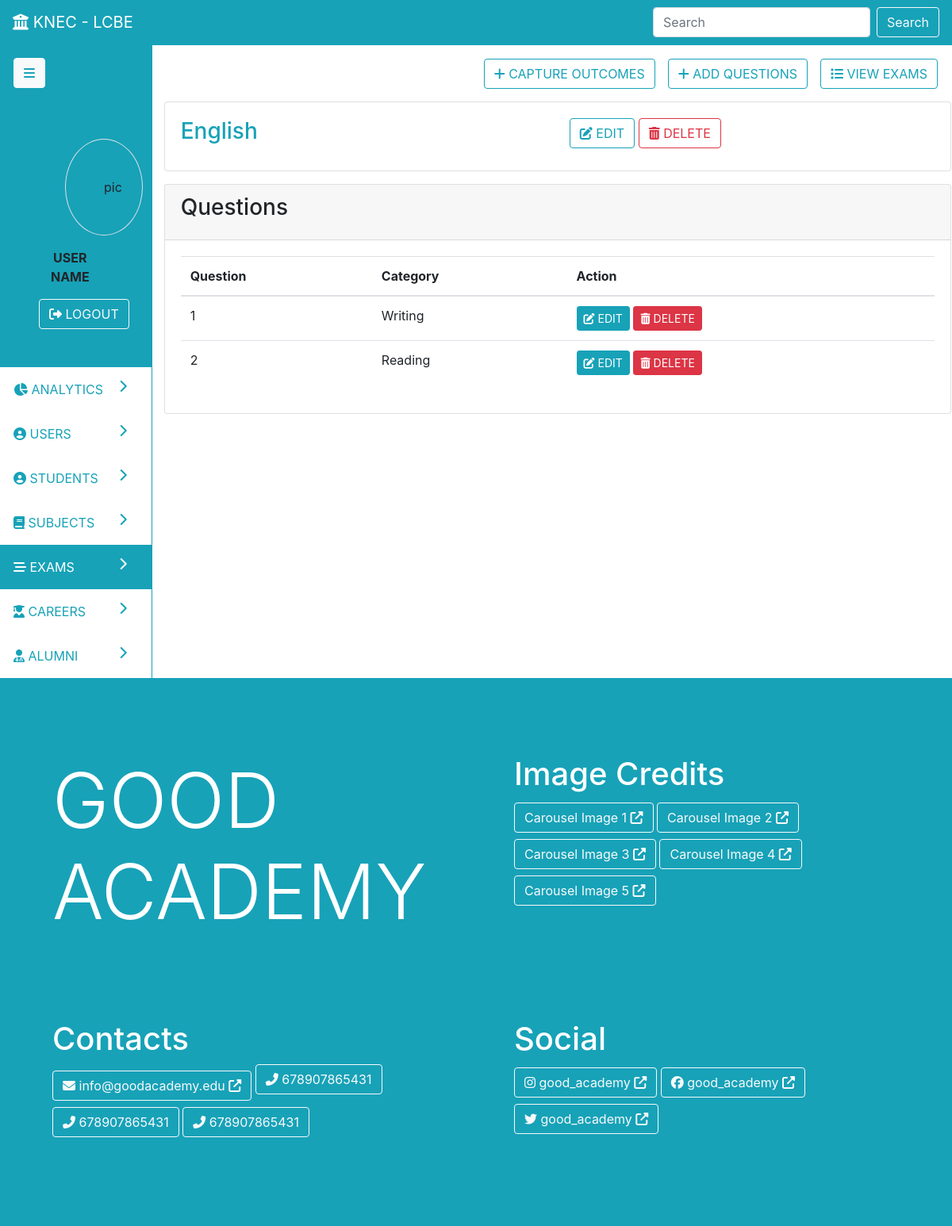
/exams/view/1, run on the app's committed database.
### parent/models.py (models this page shows, shortened)
class Subject(db.Model):
	id = db.Column(db.Integer, primary_key=True)
	name = db.Column(db.String(19), nullable=False)
	categories = db.relationship('Category', backref='subject', lazy=True, cascade='all, delete')
	exams = db.relationship('Exam', backref='subject', lazy=True, cascade='all, delete')
	created_at = db.Column(db.DateTime, nullable=False, default=datetime.utcnow)
	updated_at = db.Column(db.DateTime, nullable=True, onupdate=datetime.utcnow)

class Question(db.Model):
	id = db.Column(db.Integer, primary_key=True)
	number = db.Column(db.Integer, nullable=False)
	category_id = db.Column(db.Integer, db.ForeignKey('category.id', ondelete='CASCADE'), nullable=False)
	exam_id = db.Column(db.Integer, db.ForeignKey('exam.id', ondelete='CASCADE'), nullable=False)
	scores = db.relationship('Score', backref='question', lazy=True, cascade='all, delete')
	created_at = db.Column(db.DateTime, nullable=False, default=datetime.utcnow)
	updated_at = db.Column(db.DateTime, nullable=True, onupdate=datetime.utcnow)

class Category(db.Model):
	id = db.Column(db.Integer, primary_key=True)
	name = db.Column(db.String(19), nullable=False)
	minimum = db.Column(db.Integer, nullable=False)
	maximum = db.Column(db.Integer, nullable=False)
	analytics = db.relationship('Analytics', backref='category', lazy=True, cascade='all, delete')
	questions = db.relationship('Question', backref='category', lazy=True, cascade='all, delete')
	subject_id = db.Column(db.Integer, db.ForeignKey('subject.id'), nullable=False)
	created_at = db.Column(db.DateTime, nullable=False, default=datetime.utcnow)
	updated_at = db.Column(db.DateTime, nullable=True, onupdate=datetime.utcnow)

### parent/routes.py (the view)
@app.route('/exams/view/<id>', methods=['POST', 'GET'])
def view_exam(id):
	exam = Exam.query.get_or_404(id)
	return render_template('admin/exams.html', nav='dash', page='exams', action='view', exam=exam)

### parent/templates/admin/exams.html (shortened to what this page needs)
{% extends 'admin-dash.html' %}
{% block pagedata %}
{% if action=='create' %}
<div class="row">
	<div class="col p-3">
		<a class="btn float-right btn-outline-info mr-3" href="{{ url_for('exams') }}"><i class="fas fa-list"></i> VIEW EXAMS</a>
	</div>
</div>
<div class="card p-3">
	<div class="card-body text-primary">
		<h1 class="card-title text-info">Add New Exam</h1>
	</div>
	<form class="card" method="post">
		{{ form.hidden_tag() }}
		<div class="card-body">
			<fieldset>
				<div class="form-group">
					{{ form.year.label(class='form-control-label') }}
					{% if form.year.errors %}
						{{ form.year(class='form-control is-invalid')}}
						<div class="invalid-feedback">
							{% for error in form.year.errors %}
								<span>{{ error }}</span>
							{% endfor %}
						</div>
					{% else%}
						{{ form.year(class='form-control') }}
					{% endif %}
				</div>
				<div class="form-group">
					{{ form.term.label(class='form-control-label') }}
					{% if form.term.errors %}
						{{ form.term(class='form-control is-invalid')}}
						<div class="invalid-feedback">
							{% for error in form.term.errors %}
								<span>{{ error }}</span>
							{% endfor %}
						</div>
					{% else%}
						{{ form.term(class='form-control') }}
					{% endif %}
				</div>
				<div class="form-group">
					{{ form.group.label(class='form-control-label') }}
					{% if form.group.errors %}
						{{ form.group(class='form-control is-invalid')}}
						<div class="invalid-feedback">
							{% for error in form.group.errors %}
								<span>{{ error }}</span>
							{% endfor %}
						</div>
					{% else%}
						{{ form.group(class='form-control') }}
					{% endif %}
				</div>
				<div class="form-group">
					{{ form.subject.label(class='form-control-label') }}
					{% if form.subject.errors %}
						{{ form.subject(class='form-control is-invalid')}}
						<div class="invalid-feedback">
							{% for error in form.subject.errors %}
								<span>{{ error }}</span>
							{% endfor %}
						</div>
					{% else%}
						{{ form.subject(class='form-control') }}
					{% endif %}
				</div>
			</fieldset>
			<div>
				{{ form.submit(class='btn btn-info')}}
			</div>
			</div>
		</div>
	</form>
</div>
{% elif action=='view' %}
<div class="row">
	<div class="col p-3">
		<a class="btn float-right btn-outline-info mr-3" href="{{ url_for('exams') }}"><i class="fas fa-list"></i> VIEW EXAMS</a>
		<a href="{{ url_for('create_question', id=exam.id) }}" class="btn float-right btn-outline-info mr-3" data-toggle="tooltip" data-placement="top" title=""><i class="fas fa-plus "></i> ADD QUESTIONS</a>
		<a href="{{ url_for('create_score', id=exam.id) }}" class="btn float-right btn-outline-info mr-3" data-toggle="tooltip" data-placement="top" title=""><i class="fas fa-plus "></i> CAPTURE OUTCOMES</a>
	</div>
</div>
<div class="row">
	<div class="col">
		<div class="card">
			<div class="card-body">
				<div class="row">
					<div class="col"><h3 class="card-title text-info">{% print(exam.subject.name) %}</h3></div>
					<div class="col">
						<a href="{{ url_for('update_exam', id=exam.id) }}" class="btn btn-outline-info"><i class="fas fa-edit"></i> EDIT</a>
						<a href="{{ url_for('delete_exam', id=exam.id) }}" class="btn btn-outline-danger"><i class="fas fa-trash-alt"></i> DELETE</a>
					</div>
				</div>
			</div>
		</div>
	</div>
</div>
<div class="card my-3">
	<div class="card-header">
		<h3 class="card-title">Questions</h3>
	</div>
	<div class="card-body table-responsive">
		<table class="table table-hover">
			<thead>
				<tr>
					<th>Question</th><th>Category</th><th>Action</th>
				</tr>
			</thead>
			<tbody>
				{% for question in exam.questions %}
				<tr>
					<td>{% print(question.number) %}</td><td>{% print(question.category.name) %}</td>
					<td>
						<a href="{{ url_for('update_question', id=question.id) }}" class="btn btn-sm btn-info" data-toggle="tooltip" data-placement="top" title="EDIT"><i class="fas fa-edit"></i> EDIT</a>
						<a href="{{ url_for('delete_question', id=question.id) }}" class="btn btn-sm btn-danger" data-toggle="tooltip" data-placement="top" title="DELETE"><i class="fas fa-trash-alt"></i> DELETE</a>
					</td>
				</tr>
				{% endfor %}
			</tbody>
		</table>
	</div>
</div>
{% endif %}
{% endblock %}

### data on the page
Subject: name "English"
Question: number "1"
Category: name "Writing"
Question: number "2"
Category: name "Reading"
